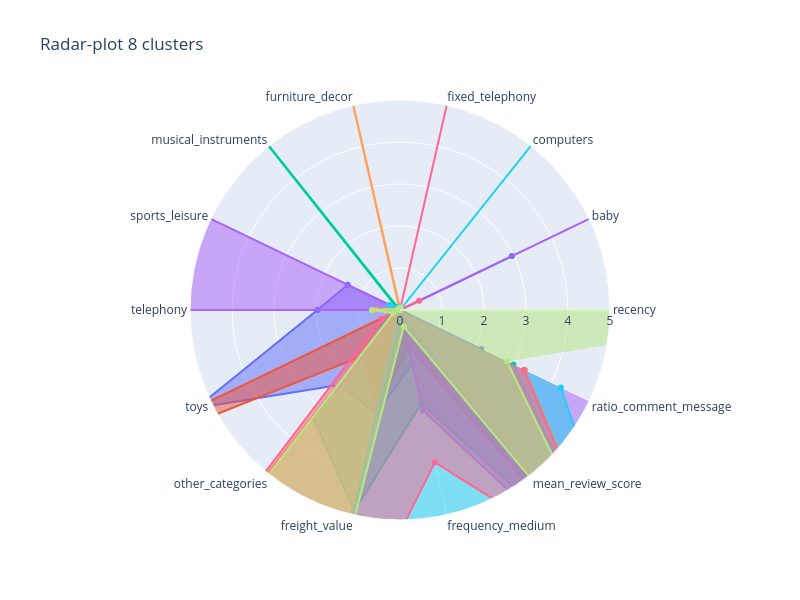

Write notebook code for a chart like this one.
### Markdown cell above
### radar plot centroids

### Code cell
plot_clusters_radar(centroid_normalized_8)

### Figure 1 — Plotly figure (JSON) as saved in the notebook; plotly's stock layout.template omitted (floating-point values rounded to 4 significant figures)
{"data": [{"fill": "toself", "name": "Cluster 0", "r": [0, 2.958, 0, 0, 0, 0, 1.382, 1.967, 5.38, 2.278, 2.529, 1.316, 0, 2.144], "theta": ["recency", "baby", "computers", "fixed_telephony", "furniture_decor", "musical_instruments", "sports_leisure", "telephony", "toys", "other_categories", "freight_value", "frequency_medium", "mean_review_score", "ratio_comment_message"], "type": "scatterpolar"}, {"fill": "toself", "name": "Cluster 1", "r": [0, 0, 0, 0, 0, 0, 0, 0.03409, 10.0, 1.38, 2.498, 0.873, 10.0, 0], "theta": ["recency", "baby", "computers", "fixed_telephony", "furniture_decor", "musical_instruments", "sports_leisure", "telephony", "toys", "other_categories", "freight_value", "frequency_medium", "mean_review_score", "ratio_comment_message"], "type": "scatterpolar"}, {"fill": "toself", "name": "Cluster 2", "r": [0, 0, 0, 0, 0, 10.0, 0.05968, 0.1326, 0.2686, 3.301, 4.912, 2.281, 8.059, 2.997], "theta": ["recency", "baby", "computers", "fixed_telephony", "furniture_decor", "musical_instruments", "sports_leisure", "telephony", "toys", "other_categories", "freight_value", "frequency_medium", "mean_review_score", "ratio_comment_message"], "type": "scatterpolar"}, {"fill": "toself", "name": "Cluster 3", "r": [0, 10, 3.469e-18, 0, 0, 0, 10, 10, 0, 2.445, 0, 2.452, 9.443, 10], "theta": ["recency", "baby", "computers", "fixed_telephony", "furniture_decor", "musical_instruments", "sports_leisure", "telephony", "toys", "other_categories", "freight_value", "frequency_medium", "mean_review_score", "ratio_comment_message"], "type": "scatterpolar"}, {"fill": "toself", "name": "Cluster 4", "r": [0, 0, 0, 0.01603, 10, 0.01603, 0.08483, 0.5682, 0.1937, 10, 7.53, 0, 8.226, 3.309], "theta": ["recency", "baby", "computers", "fixed_telephony", "furniture_decor", "musical_instruments", "sports_leisure", "telephony", "toys", "other_categories", "freight_value", "frequency_medium", "mean_review_score", "ratio_comment_message"], "type": "scatterpolar"}, {"fill": "toself", "name": "Cluster 5", "r": [0, 4.441e-16, 10.0, 0, 0, 0.09217, 0.2738, 0, 0.05966, 0, 5.154, 10.0, 8.927, 4.252], "theta": ["recency", "baby", "computers", "fixed_telephony", "furniture_decor", "musical_instruments", "sports_leisure", "telephony", "toys", "other_categories", "freight_value", "frequency_medium", "mean_review_score", "ratio_comment_message"], "type": "scatterpolar"}, {"fill": "toself", "name": "Cluster 6", "r": [0, 0.5053, 0, 10, 0, 0.03334, 0.004058, 0.1126, 0.4859, 9.329, 10.0, 3.723, 7.946, 3.279], "theta": ["recency", "baby", "computers", "fixed_telephony", "furniture_decor", "musical_instruments", "sports_leisure", "telephony", "toys", "other_categories", "freight_value", "frequency_medium", "mean_review_score", "ratio_comment_message"], "type": "scatterpolar"}, {"fill": "toself", "name": "Cluster 7", "r": [10.0, 0, 0, 0.06298, 0, 0.02099, 0.05008, 0.6699, 0.1744, 5.237, 6.814, 0.4027, 7.985, 2.828], "theta": ["recency", "baby", "computers", "fixed_telephony", "furniture_decor", "musical_instruments", "sports_leisure", "telephony", "toys", "other_categories", "freight_value", "frequency_medium", "mean_review_score", "ratio_comment_message"], "type": "scatterpolar"}], "layout": {"height": 600, "polar": {"radialaxis": {"range": [0, 5], "visible": true}}, "showlegend": false, "title": {"text": "Radar-plot 8 clusters"}, "width": 800}}
